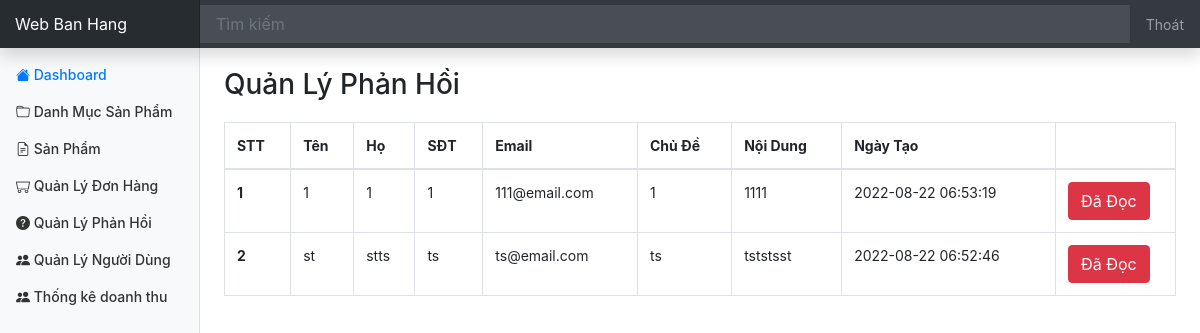
/admin/feedback/index.php (signed in), run on the app's committed database.
### tables this page shows
CREATE TABLE `feedback` (
  `id` int(11) NOT NULL,
  `firstname` varchar(30) DEFAULT NULL,
  `lastname` varchar(30) DEFAULT NULL,
  `email` varchar(150) DEFAULT NULL,
  `phone_number` varchar(20) DEFAULT NULL,
  `subject_name` varchar(200) DEFAULT NULL,
  `note` varchar(500) DEFAULT NULL,
  `created_at` datetime DEFAULT NULL,
  `updated_at` datetime DEFAULT NULL,
  `status` int(11) DEFAULT 0
);

### database/dbhelper.php (called while the page is built, shortened)
<?php
function executeResult($sql, $isSingle = false) {
	$data = null;
	$conn = mysqli_connect(HOST, USERNAME, PASSWORD, DATABASE);
	mysqli_set_charset($conn, 'utf8');
	$resultset = mysqli_query($conn, $sql);
	if($isSingle) {
		$data = mysqli_fetch_array($resultset, 1);
	} else {
		$data = [];
		while(($row = mysqli_fetch_array($resultset, 1)) != null) {
			$data[] = $row;
		}
	}
	return $data;
}

### admin/feedback/index.php (the view, shortened to what this page needs)
<?php
	require_once('../layouts/header.php');
	$sql = "select * from Feedback order by status asc, updated_at desc";
	$data = executeResult($sql);
?>
<div class="row" style="margin-top: 20px;">
	<div class="col-md-12 table-responsive">
		<h3>Quản Lý Phản Hồi</h3>
		<table class="table table-bordered table-hover" style="margin-top: 20px;">
			<thead>
				<tr>
					<th>STT</th>
					<th>Tên</th>
					<th>Họ</th>
					<th>SĐT</th>
					<th>Email</th>
					<th>Chủ Đề</th>
					<th>Nội Dung</th>
					<th>Ngày Tạo</th>
					<th style="width: 120px"></th>
				</tr>
			</thead>
			<tbody>
<?php
	$index = 0;
	foreach($data as $item) {
		echo '<tr>
					<th>'.(++$index).'</th>
					<td>'.$item['firstname'].'</td>
					<td>'.$item['lastname'].'</td>
					<td>'.$item['phone_number'].'</td>
					<td>'.$item['email'].'</td>
					<td>'.$item['subject_name'].'</td>
					<td>'.$item['note'].'</td>
					<td>'.$item['updated_at'].'</td>
					<td style="width: 50px">';
		if($item['status'] == 0) {
			echo '<button onclick="markRead('.$item['id'].')" class="btn btn-danger">Đã Đọc</button>';
		}
		echo '</td>
				</tr>';
	}
?>
			</tbody>
		</table>
	</div>
</div>
<?php
	require_once('../layouts/footer.php');
?>

### assets/css/dashboard.css (style rules this page uses)
body { font-size: .875rem; }

### data on the page
feedback: firstname "1", lastname "1", phone_number "1", email "111@email.com", subject_name "1", note "1111", updated_at "2022-08-22 06:53:19"
feedback: firstname "st", lastname "stts", phone_number "ts", email "ts@email.com", subject_name "ts", note "tststsst", updated_at "2022-08-22 06:52:46"
